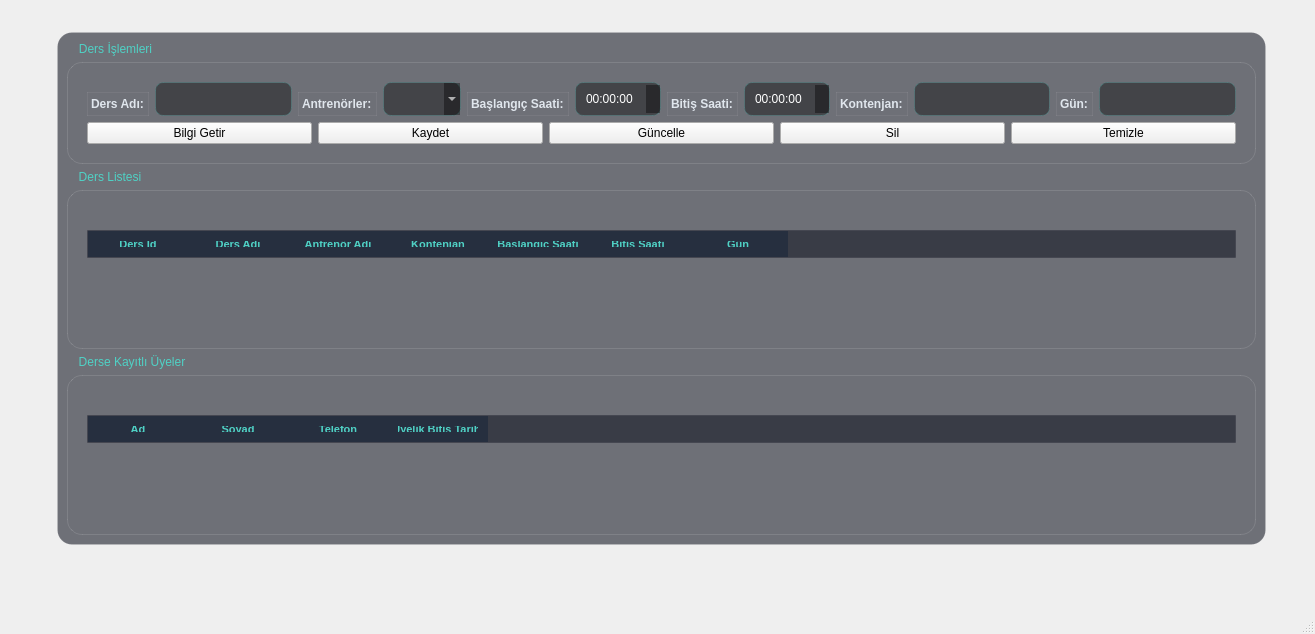
<?xml version="1.0" encoding="UTF-8"?>
<ui version="4.0">
 <class>MainWindow</class>
 <widget class="QMainWindow" name="MainWindow">
  <property name="geometry">
   <rect>
    <x>0</x>
    <y>0</y>
    <width>1315</width>
    <height>634</height>
   </rect>
  </property>
  <property name="windowTitle">
   <string>Dersler</string>
  </property>
  <property name="styleSheet">
   <string notr="true">QFrame, QGroupBox {
    background-color: rgba(20, 24, 35, 150); /* Yarı şeffaf koyu lacivert */
    border: 1px solid rgba(255, 255, 255, 15);
    border-radius: 15px;
    margin-top: 10px;
}

/* Başlık Yazıları */
QLabel {
    color: #E0E6ED;
    font-weight: 600;
    background: transparent;
}

/* Modern Input Alanları */
QLineEdit, QDateTimeEdit, QComboBox {
    background-color: rgba(0, 0, 0, 100);
    border: 1px solid rgba(79, 209, 197, 50); /* Hafif turkuaz kenarlık */
    border-radius: 8px;
    padding: 8px;
    color: white;
}

QLineEdit:focus {
    border: 1px solid #4FD1C5;
    background-color: rgba(0, 0, 0, 150);
}

/* Tablo Tasarımı (Transparan ve Temiz) */
QTableWidget {
    background-color: transparent;
    alternate-background-color: rgba(255, 255, 255, 5);
    border: none;
    gridline-color: rgba(255, 255, 255, 10);
}

QHeaderView::section {
    background-color: rgba(30, 41, 59, 180);
    color: #4FD1C5;
    padding: 10px;
    border: none;
    font-weight: bold;
    text-transform: uppercase;
    font-size: 11px;
}

/* Ana Aksiyon Butonu (Ödeme Al) */
QPushButton#btn_odeme_al {
    background: qlineargradient(x1:0, y1:0, x2:1, y2:0, stop:0 #4FD1C5, stop:1 #2C7A7B);
    color: #0F172A;
    font-weight: bold;
    border-radius: 10px;
    padding: 12px;
}

QPushButton#btn_odeme_al:hover {
    background: qlineargradient(x1:0, y1:0, x2:1, y2:0, stop:0 #64FFDA, stop:1 #4FD1C5);
}

/* İkincil Buton (Ara) */
QPushButton#btn_ara {
    background-color: rgba(79, 209, 197, 30);
    border: 1px solid #4FD1C5;
    color: #4FD1C5;
    border-radius: 8px;
}

QPushButton#btn_ara:hover {
    background-color: #4FD1C5;
    color: #0F172A;
}

/* Scrollbar (Zarif ve İnce) */
QScrollBar:vertical {
    border: none;
    background: transparent;
    width: 5px;
}

QScrollBar::handle:vertical {
    background: rgba(79, 209, 197, 80);
    border-radius: 2px;
}
QTableWidget QTableCornerButton::section {
    background-color: transparent;
    border: none;
}
QGroupBox {
    background-color: transparent; /* İçindeki siyahlığı tamamen kaldırır */
    border: 1px solid rgba(255, 255, 255, 30); /* İnce beyazımsı bir çerçeve */
    border-radius: 15px;
    margin-top: 20px; /* Başlık yazısının yerleşmesi için */
    padding: 10px;
}

QGroupBox::title {
    subcontrol-origin: margin;
    subcontrol-position: top left;
    padding: 0 10px;
    color: #4FD1C5; /* Başlık rengi (Turkuaz) */
    font-weight: bold;
}</string>
  </property>
  <widget class="QWidget" name="centralwidget">
   <layout class="QGridLayout" name="gridLayout">
    <item row="0" column="1">
     <spacer name="verticalSpacer_2">
      <property name="orientation">
       <enum>Qt::Orientation::Vertical</enum>
      </property>
      <property name="sizeType">
       <enum>QSizePolicy::Policy::Fixed</enum>
      </property>
      <property name="sizeHint" stdset="0">
       <size>
        <width>20</width>
        <height>13</height>
       </size>
      </property>
     </spacer>
    </item>
    <item row="1" column="0">
     <spacer name="horizontalSpacer">
      <property name="orientation">
       <enum>Qt::Orientation::Horizontal</enum>
      </property>
      <property name="sizeType">
       <enum>QSizePolicy::Policy::Fixed</enum>
      </property>
      <property name="sizeHint" stdset="0">
       <size>
        <width>48</width>
        <height>20</height>
       </size>
      </property>
     </spacer>
    </item>
    <item row="1" column="1" rowspan="2" colspan="2">
     <widget class="QFrame" name="frame">
      <property name="frameShape">
       <enum>QFrame::Shape::StyledPanel</enum>
      </property>
      <property name="frameShadow">
       <enum>QFrame::Shadow::Raised</enum>
      </property>
      <layout class="QVBoxLayout" name="verticalLayout">
       <item>
        <widget class="QGroupBox" name="groupBox">
         <property name="minimumSize">
          <size>
           <width>0</width>
           <height>0</height>
          </size>
         </property>
         <property name="styleSheet">
          <string notr="true"/>
         </property>
         <property name="title">
          <string>Ders İşlemleri</string>
         </property>
         <layout class="QGridLayout" name="gridLayout_4">
          <item row="0" column="0">
           <layout class="QHBoxLayout" name="horizontalLayout_2">
            <item>
             <widget class="QLabel" name="label">
              <property name="text">
               <string>Ders Adı:</string>
              </property>
             </widget>
            </item>
            <item>
             <widget class="QLineEdit" name="txt_dersAdi"/>
            </item>
            <item>
             <widget class="QLabel" name="label_2">
              <property name="text">
               <string>Antrenörler:</string>
              </property>
             </widget>
            </item>
            <item>
             <widget class="QComboBox" name="cmb_Antrenor"/>
            </item>
            <item>
             <widget class="QLabel" name="label_6">
              <property name="text">
               <string>Başlangıç Saati:</string>
              </property>
             </widget>
            </item>
            <item>
             <widget class="QTimeEdit" name="time_baslangicSaat"/>
            </item>
            <item>
             <widget class="QLabel" name="label_7">
              <property name="text">
               <string>Bitiş Saati:</string>
              </property>
             </widget>
            </item>
            <item>
             <widget class="QTimeEdit" name="time_bitisSaat"/>
            </item>
            <item>
             <widget class="QLabel" name="label_8">
              <property name="text">
               <string>Kontenjan:</string>
              </property>
             </widget>
            </item>
            <item>
             <widget class="QLineEdit" name="txt_kontenjan">
              <property name="text">
               <string/>
              </property>
             </widget>
            </item>
            <item>
             <widget class="QLabel" name="label_15">
              <property name="text">
               <string>Gün:</string>
              </property>
             </widget>
            </item>
            <item>
             <widget class="QLineEdit" name="txt_gun">
              <property name="text">
               <string/>
              </property>
             </widget>
            </item>
           </layout>
          </item>
          <item row="1" column="0">
           <layout class="QHBoxLayout" name="horizontalLayout">
            <item>
             <widget class="QPushButton" name="btn_bilgiGetir">
              <property name="text">
               <string>Bilgi Getir</string>
              </property>
             </widget>
            </item>
            <item>
             <widget class="QPushButton" name="btn_Kaydet">
              <property name="text">
               <string>Kaydet</string>
              </property>
             </widget>
            </item>
            <item>
             <widget class="QPushButton" name="btn_guncelle">
              <property name="text">
               <string>Güncelle</string>
              </property>
             </widget>
            </item>
            <item>
             <widget class="QPushButton" name="btn_sil">
              <property name="text">
               <string>Sil</string>
              </property>
             </widget>
            </item>
            <item>
             <widget class="QPushButton" name="btn_temizle">
              <property name="text">
               <string>Temizle</string>
              </property>
             </widget>
            </item>
           </layout>
          </item>
         </layout>
        </widget>
       </item>
       <item>
        <widget class="QGroupBox" name="groupBox_2">
         <property name="minimumSize">
          <size>
           <width>0</width>
           <height>150</height>
          </size>
         </property>
         <property name="title">
          <string>Ders Listesi</string>
         </property>
         <layout class="QGridLayout" name="gridLayout_3">
          <item row="0" column="0">
           <widget class="QTableWidget" name="tbl_dersListesi">
            <column>
             <property name="text">
              <string>Ders Id</string>
             </property>
            </column>
            <column>
             <property name="text">
              <string>Ders Adı</string>
             </property>
            </column>
            <column>
             <property name="text">
              <string>Antrenör Adı</string>
             </property>
            </column>
            <column>
             <property name="text">
              <string>Kontenjan</string>
             </property>
            </column>
            <column>
             <property name="text">
              <string>Başlangıç Saati</string>
             </property>
            </column>
            <column>
             <property name="text">
              <string>Bitiş Saati</string>
             </property>
            </column>
            <column>
             <property name="text">
              <string>Gün</string>
             </property>
            </column>
           </widget>
          </item>
         </layout>
        </widget>
       </item>
       <item>
        <widget class="QGroupBox" name="groupBox_3">
         <property name="title">
          <string>Derse Kayıtlı Üyeler</string>
         </property>
         <layout class="QGridLayout" name="gridLayout_2">
          <item row="0" column="0">
           <widget class="QTableWidget" name="tbl_dersekayitliUyeler">
            <column>
             <property name="text">
              <string>Ad</string>
             </property>
            </column>
            <column>
             <property name="text">
              <string>Soyad</string>
             </property>
            </column>
            <column>
             <property name="text">
              <string>Telefon</string>
             </property>
            </column>
            <column>
             <property name="text">
              <string>Üyelik Bitiş Tarihi</string>
             </property>
            </column>
           </widget>
          </item>
         </layout>
        </widget>
       </item>
      </layout>
     </widget>
    </item>
    <item row="2" column="3">
     <spacer name="horizontalSpacer_2">
      <property name="orientation">
       <enum>Qt::Orientation::Horizontal</enum>
      </property>
      <property name="sizeType">
       <enum>QSizePolicy::Policy::Fixed</enum>
      </property>
      <property name="sizeHint" stdset="0">
       <size>
        <width>40</width>
        <height>20</height>
       </size>
      </property>
     </spacer>
    </item>
    <item row="3" column="2">
     <spacer name="verticalSpacer">
      <property name="orientation">
       <enum>Qt::Orientation::Vertical</enum>
      </property>
      <property name="sizeType">
       <enum>QSizePolicy::Policy::Fixed</enum>
      </property>
      <property name="sizeHint" stdset="0">
       <size>
        <width>20</width>
        <height>58</height>
       </size>
      </property>
     </spacer>
    </item>
   </layout>
  </widget>
  <widget class="QMenuBar" name="menubar">
   <property name="geometry">
    <rect>
     <x>0</x>
     <y>0</y>
     <width>1315</width>
     <height>25</height>
    </rect>
   </property>
  </widget>
  <widget class="QStatusBar" name="statusbar"/>
 </widget>
 <resources/>
 <connections/>
</ui>
